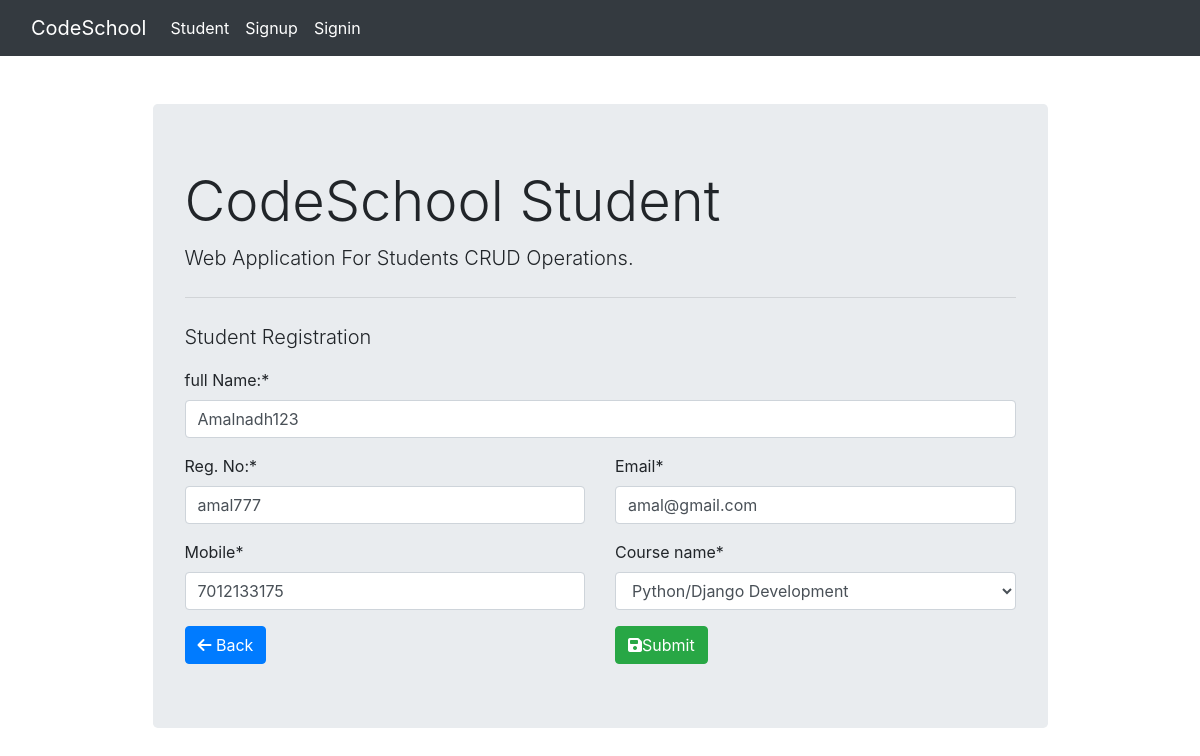
The app's page /5/ with its own data.
### student_crud/models.py (models this page shows, shortened)
class Student(models.Model):
    fullname=models.CharField(max_length=150)
    reg_no=models.CharField(max_length=10)
    mobile=models.CharField(max_length=10)
    email=models.EmailField()
    course_name=models.ForeignKey(Course,on_delete=models.CASCADE)

class Course(models.Model):
    course_name=models.CharField(max_length=100)
    def __str__(self):
        return self.course_name

### student_crud/views.py (the view, shortened to what this page needs)
# urls.py: path('<int:id>/',views.student_form,name='student_update'),
def student_form(request,id=0):
    if request.method == 'GET':
        if id==0:
            form=StudentForm()
        else:
            student=Student.objects.get(pk=id)
            form=StudentForm(instance=student)
        return render(request,'student_form.html',{'form':form})

### student_crud/forms.py
class StudentForm(forms.ModelForm):
    class Meta:
        model=Student
        fields=('fullname','reg_no','mobile','email','course_name')
        labels={
            'fullname':'full Name:',
            'reg_no':'Reg. No:',
            'email':'Email'
        }

### templates/student_form.html (shortened to what this page needs)
{% extends 'base.html' %}
{% load crispy_forms_tags %}
{% block content %}
<p class="lead">Student Registration</p>
<form action="" method="post" autocomplete="off">
    {{form.fullname|as_crispy_field}}
        <div class="row">
            <div class="col-md-6">
                {{form.reg_no|as_crispy_field}}
                {{form.mobile|as_crispy_field}}
             </div>
             <div class="col-md-6">
                {{form.email|as_crispy_field}}
                {{form.course_name|as_crispy_field}}
             </div>
        </div>
        <div class="row">
            <div class="col-md-6">
                <a href="{% url 'student_list' %}" class="btn btn-primary "><i class="fa-sharp fa-solid fa-arrow-left"></i> Back</a>
            </div>
            <div class="col-md-6">
                <button type="submit" class="btn btn-success"><i class="fa-solid fa-floppy-disk"></i>Submit</button>
            </div>
        </div>
</form>
    {% endblock %}

### records on screen
Student: fullname "Amalnadh123", reg_no "amal777", mobile "7012133175", email "amal@gmail.com"
Course: course_name "Python/Django Development"
